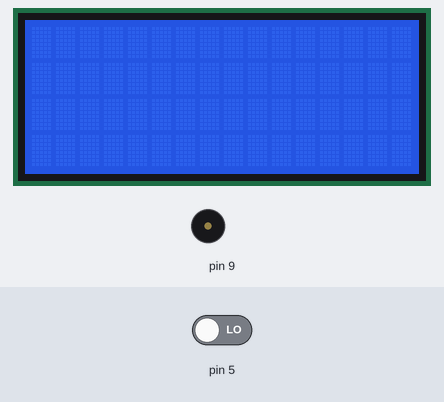
Bench run of a sketch on a simulated Arduino Uno, built with avr-gcc and run on an emulated ATmega328P. Parts: 16×4 character LCD, buzzer (waves = sounding). The inputs (shaded band) are chosen by the test bench; at power-on: pin 5 LOW.

Above: at 1.2 s.
1.3 s: pin 5 driven HIGH
At 3.3 s:
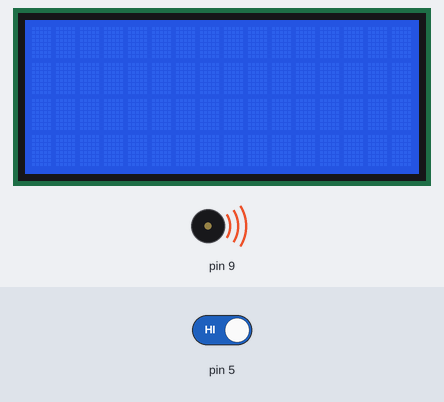
Timing chart, 0 to 10.3 s (numbered marks = the images above; inputs shaded):
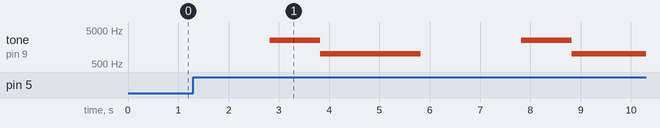

Measured:
- after the input at 1.3 s, tone on pin 9: plays 2500 Hz for 1.0 s, 1000 Hz for 2.0 s, 2500 Hz for 1.0 s, 1000 Hz for 1.5 s, starting after 1.5 s

The sketch:

simple_arduino_door_bell.ino
```cpp
/* Simple Arduino Door Bell
 * Author: Hiruna Wijesinghe
 * Last Modified: 06/08/2017
 */

 /***********HARDWARE***********/
 /*
  * + Arduino (I used a custom Uno board)
  * + 47ohm resistor (for piezo buzzer) + a resistor for the push button (I used ~100 ohms)
  * + 1602 LCD
  * + 16mm Push Button
  * + I2C LCD module
  */

/* Libraries */
#include <Wire.h>  // Comes with Arduino IDE
#include <LiquidCrystal_I2C.h>

LiquidCrystal_I2C lcd(0x20, 2, 1, 0, 4, 5, 6, 7, 3, POSITIVE); //I2C

int reading;           // the current reading from the input pin
int previous = LOW;    // the previous reading from the input pin
long time = 0;         // the last time the output pin was toggled
long debounce = 200;   // the debounce time, increase if the output flickers


void setup()   /*----( SETUP: RUNS ONCE )----*/
{
  //initialize ring button pin
  pinMode(5, INPUT);

  //initialize piezo buzzer pin
  pinMode(9,OUTPUT);

  //initiallize
  lcd.begin(16,4);


  //DISPLAY ADDRESS (default message)
  displayAddress(lcd);

}


void loop()
{


  //Read from push button
  reading = digitalRead(5);


  if (reading == HIGH && millis() - time > debounce) { //ignore signal noice
    //if user presses button
    displayRingingMessage(lcd); //display ringing message
    ringBell(); //call ring bell
    delay(1500); //pause for 1.5 seconds
    displayAddress(lcd); //show the default message
    time = millis();
  }

  previous = reading;

}

void displayAddress(LiquidCrystal_I2C lcd){ //display default message/address
  lcd.clear();
  lcd.setCursor(4,0);
  lcd.print("WELCOME");
  lcd.setCursor(0,1);
  lcd.print("________________");
}

void displayRingingMessage(LiquidCrystal_I2C lcd){ //display ringing message
  lcd.clear();
  lcd.setCursor(3,0); //Start at character 4 on line 0
  lcd.print("RINGING...");
  blinkLCD(lcd);
}

void blinkLCD(LiquidCrystal_I2C lcd){ //blink the lcd 3 times for fun :P
  for(int i = 0; i< 3; i++)
  {
    lcd.backlight();
    delay(250);
    lcd.noBacklight();
    delay(250);
  }
  lcd.backlight(); // finish with backlight on
}

void ringBell(){ //plays a tone on the piezo buzzer
  for(int i=1;i<=3;i++){

    tone(9,2500,1000);
    delay(1000);
    tone(9,1000,2000);
    delay(2000);
    digitalWrite(9,LOW);
    delay(2000);

  }

}
```
